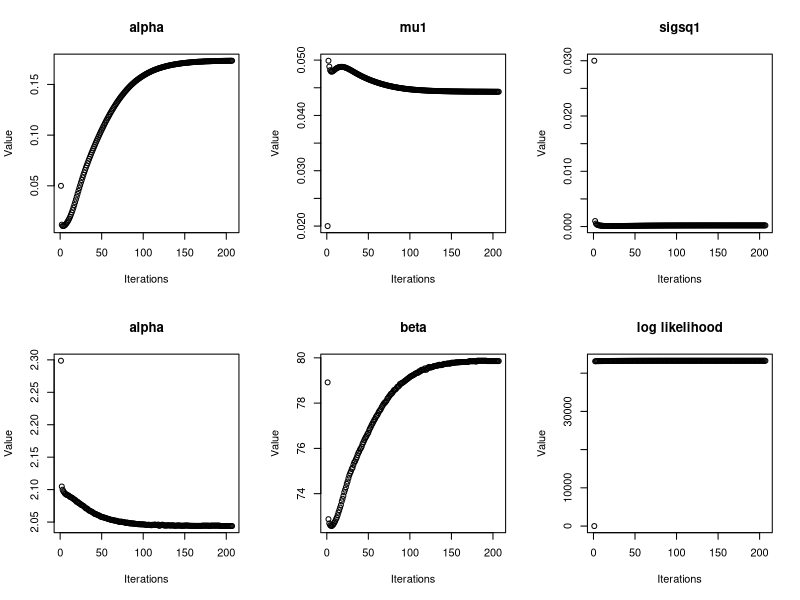
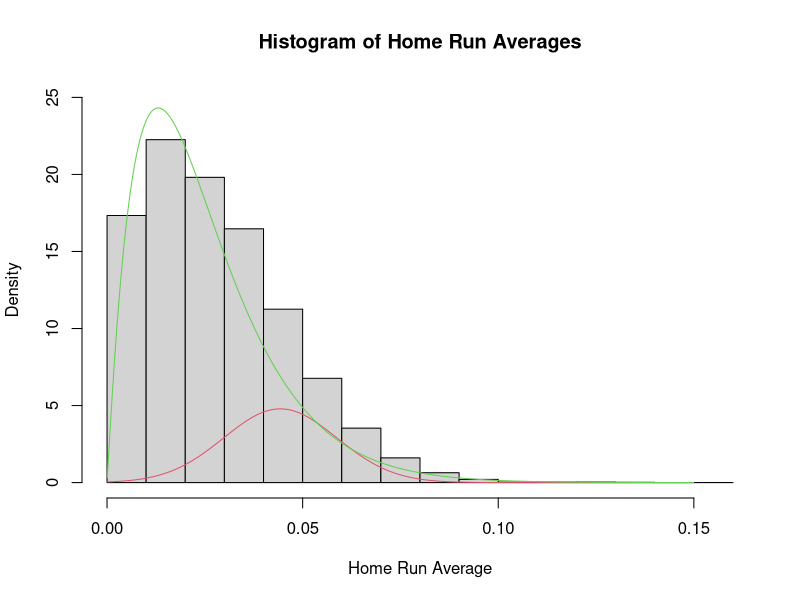

Write R code to recreate these figures, in order. (Note: this script raises an error after producing the figures.)
### Part 1: read in data
data <- read.table("data/batting.1975-2016.csv",header=T,sep=",")
data <- data[data$AB >=100,]
dim(data)
data <- data[data$HR >=1, ]
HR <- data$HR
AB <- data$AB
player <- data$player
year <- data$year
HR.average <- HR/AB

y<- HR.average
n <- length(HR.average)
mu.data <- mean(HR.average)
sd.data <- sd(HR.average)
var.data <-sd.data^2
alpha.data <- mu.data*(mu.data*(1-mu.data)/var.data - 1)
beta.data <- (1-mu.data)*(mu.data*(1-mu.data)/var.data -1)

#Part 2: Expectation function
Estep <- function(y,alpha, mu1, sigsq1, alpha.beta, beta){
  n <- length(y)  
  ind <- rep(NA,n)
  for(i in 1:n) {
    prob0 <- (1-alpha)*dbeta(y[i], alpha.beta, beta)
    prob1 <- alpha*dnorm(y[i],mean=mu1,sd=sqrt(sigsq1))
    ind[i] <- prob1/(prob0+prob1)
  }
  ind
}


#negative log likelihood
negative.log.likelihood <- function(theta, y, alpha, mu1, sigsq1, ind){
  n <- length(y)
  alpha.beta <- theta[1]
  beta <- theta[2]
  total <- sum(log((alpha*dnorm(y,mu1, sqrt(sigsq1))) + ((1-alpha)*dbeta(y,alpha.beta, beta))))
  return(-total)
}

#Part 3: Maximization function
Mstep <- function(y,ind, alpha.initial, beta.initial){
  n <- length(y)
  alpha <- sum(ind)/n
  mu1 <- sum(ind*y)/sum(ind)
  sigsq1 <- sum(ind*((y-mu1)^2))/sum(ind)
  results.optim <- optim(par = c(alpha.initial, beta.initial),
                         fn = negative.log.likelihood,
                         y = y, alpha = alpha,
                         mu1 = mu1, sigsq1 = sigsq1)
  c(alpha,mu1,sigsq1, results.optim$par[1], results.optim$par[2])
}


#Part 4: Running EM iterations

curalpha <- 0.05
curmu1 <- 0.02
cursigsq1 <- 0.03
alpha.initial <- alpha.data
beta.initial <- beta.data
itermat <- c(curalpha, curmu1, cursigsq1, alpha.initial, beta.initial)

diff <- 1
numiters <- 1
while (diff > 0.00001 || numiters <= 100){
  numiters <- numiters + 1
  curind <- Estep(HR.average,curalpha,curmu1, cursigsq1, alpha.beta = alpha.initial,
                  beta = beta.initial)
  curparam <- Mstep(HR.average,curind, alpha.initial, beta.initial)
  curalpha <- curparam[1]
  curmu1 <- curparam[2]
  cursigsq1 <- curparam[3]
  alpha.initial <- curparam[4]
  beta.initial <- curparam[5]
  loglik <- -negative.log.likelihood(c(alpha.initial, beta.initial), y, alpha = curalpha,
                                     mu1 = curmu1, sigsq1 = cursigsq1)
  itermat <- rbind(itermat, c(curparam, loglik))
  diff <- max(abs(itermat[numiters,]-itermat[numiters-1,])) 
  print (c(numiters,loglik))
}

#Tracking iterations
parametertext <- c("alpha", "mu1", "sigsq1", "alpha",
                   "beta", "log likelihood")
par(mfrow = c(2,3))
for (i in 1:6){
  plot(1:length(itermat[,1]),itermat[,i],main=parametertext[i],xlab="Iterations",ylab="Value")
}


# Part 7
lastiter <- length(itermat[,1])
EM.alpha.1 <- itermat[lastiter,][1]
Em.mu1.1 <- itermat[lastiter,][2]
Em.sigsq1.1 <- itermat[lastiter,][3]
EM.alpha.beta.1 <- itermat[lastiter,][4]
EM.beta.1 <- itermat[lastiter,][5]
results_MLE_EM <- matrix(NA, 6,1)
results_MLE_EM[ , 1] <- itermat[lastiter,]
rownames(results_MLE_EM) <- c("Alpha", "Mean", "Variance", "alpha of the beta", "beta", "lik")
colnames(results_MLE_EM) <- "MLE Values"

#Part 8: Plotting
par(mfrow = c(1,1))
hist(y, prob = T, main = "Histogram of Home Run Averages", ylim = c(0,25), xlab = "Home Run Average")
x <- ppoints(1000)*0.15
y1 <- EM.alpha.1*dnorm(x, mean = Em.mu1.1, sd = sqrt(Em.sigsq1.1))
y2 <- (1-EM.alpha.1)*dbeta(x,EM.alpha.beta.1, EM.beta.1)
lines(x,y1, col =2)
lines(x, y2, col =3)
legend(0.07, 20, col = c("red", "green"), lty = 1:1, cex = 1)



##Individuals

finalindprops <- Estep(HR.average,alpha,mu1,sigsq)
hist(finalindprops)
sum(finalindprops > 0.9999)
players.topHR<-data[finalindprops > 0.9999,1:5]
players.topHR

##ortiz
y <- HR.average
id <- data$playerID
player_index <- id == "ortizda01"
ind <- curind
Estep(y[player_index], EM.alpha.1,
      Em.mu1.1, Em.sigsq1.1,
      EM.alpha.beta.1, EM.beta.1)


